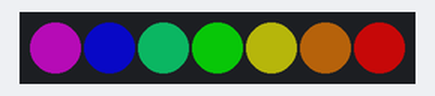
The sketch below on a simulated Arduino Uno, built with avr-gcc and run on an emulated ATmega328P. On the bench: 7 RGB LEDs in strip order, left to right. Dim RGB values are drawn brighter than linear.

Above: at 3.15 s.
At 7.39 s:
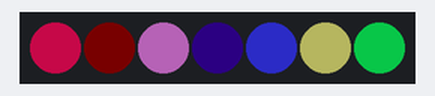
At 11.62 s:
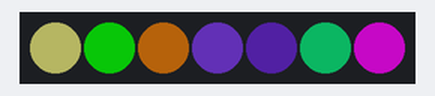
At 19.89 s:
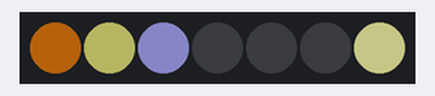
At 29.18 s:
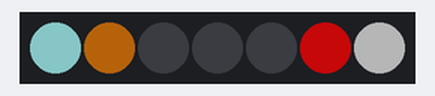
At 39.8 s:
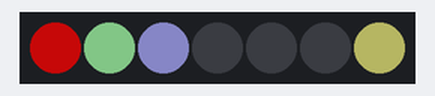
Timing chart, 0 to 40.0 s (numbered marks = the images above):
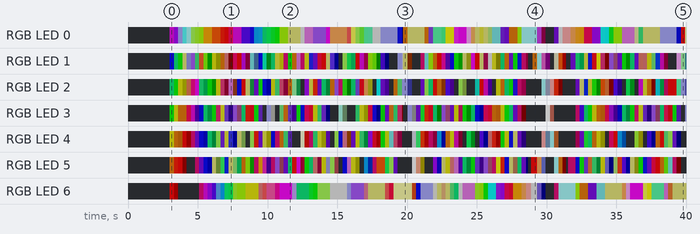

The sketch:

DemoReel100.ino
```cpp
#include <FastLED.h>

FASTLED_USING_NAMESPACE

// FastLED "100-lines-of-code" demo reel, showing just a few
// of the kinds of animation patterns you can quickly and easily
// compose using FastLED.
//
// This example also shows one easy way to define multiple
// animations patterns and have them automatically rotate.
//
// -Mark Kriegsman, December 2014

#if defined(FASTLED_VERSION) && (FASTLED_VERSION < 3001000)
#warning "Requires FastLED 3.1 or later; check github for latest code."
#endif

#define DATA_PIN 5
//#define CLK_PIN   4
#define LED_TYPE WS2812B
#define COLOR_ORDER GRB
#define NUM_LEDS 7
CRGB leds[NUM_LEDS];

#define BRIGHTNESS 96
#define FRAMES_PER_SECOND 120

void setup()
{
    delay(3000); // 3 second delay for recovery

    // tell FastLED about the LED strip configuration
    FastLED.addLeds<LED_TYPE, DATA_PIN, COLOR_ORDER>(leds, NUM_LEDS).setCorrection(TypicalLEDStrip);
    //FastLED.addLeds<LED_TYPE,DATA_PIN,CLK_PIN,COLOR_ORDER>(leds, NUM_LEDS).setCorrection(TypicalLEDStrip);

    // set master brightness control
    FastLED.setBrightness(BRIGHTNESS);
}
uint8_t gHue = 0; // rotating "base color" used by many of the patterns

void loop()
{
    juggle();
    FastLED.show();
    FastLED.delay(1000 / FRAMES_PER_SECOND);
    EVERY_N_MILLISECONDS(20) { gHue++; } // slowly cycle the "base color" through the rainbow
}

void juggle()
{
    // eight colored dots, weaving in and out of sync with each other
    fadeToBlackBy(leds, NUM_LEDS, 20);
    byte dothue = 0;
    for (int i = 0; i < 8; i++)
    {
        leds[beatsin16(i + NUM_LEDS, 0, NUM_LEDS - 1)] |= CHSV(dothue, 200, 255);
        dothue += 32;
    }
}
```

Measured:
- by itself, RGB LED 6: off → RGB(96, 4, 4) at 3.0 s, → RGB(31, 0, 0) 0.30 s later, → off 0.30 s later, → RGB(65, 4, 35) 1.5 s later, … (74 changes in this stretch)
- by itself, RGB LED 5: off → RGB(65, 35, 4) at 3.0 s, → RGB(96, 12, 4) 0.30 s later, → RGB(96, 4, 4) 0.30 s later, → RGB(7, 0, 0) 0.30 s later, … (117 changes in this stretch)
